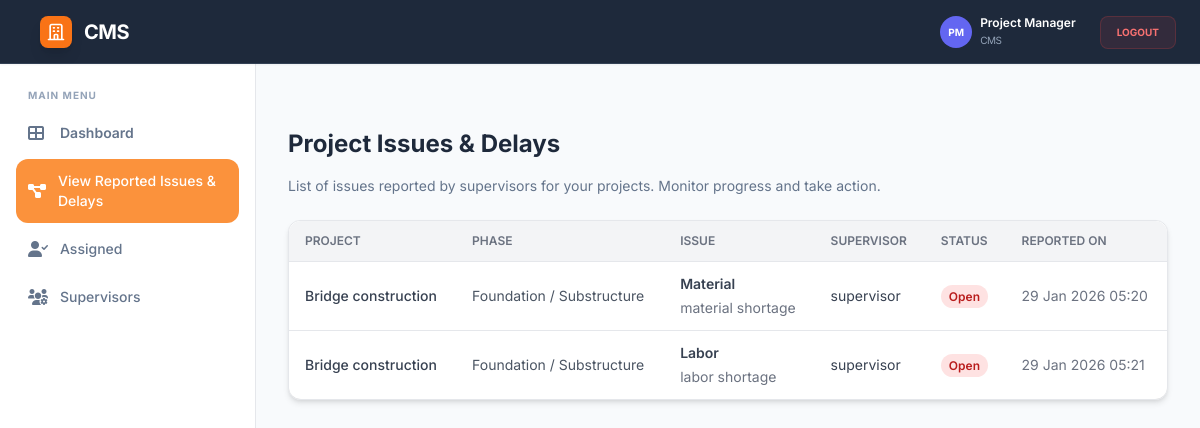
The page /construction/pm-issues/ (signed in) on the database its author committed.
### construction/models.py (models this page shows, shortened)
class Issue(models.Model):
    ISSUE_TYPES = [
        ('material', 'Material Delay'),
        ('labor', 'Labor Shortage'),
        ('safety', 'Safety Issue'),
        ('weather', 'Weather Issue'),
        ('other', 'Other'),
    ]
    project = models.ForeignKey(Project, on_delete=models.CASCADE)
    phase = models.ForeignKey(ProjectPhase, on_delete=models.CASCADE)
    reported_by = models.ForeignKey(User, on_delete=models.CASCADE)
    issue_type = models.CharField(max_length=20, choices=ISSUE_TYPES)
    description = models.TextField()
    is_resolved = models.BooleanField(default=False)
    created_at = models.DateTimeField(auto_now_add=True)

class Project(models.Model):
    name = models.CharField(max_length=200)
    created_by = models.ForeignKey(
        User,
        on_delete=models.SET_NULL,
        null=True,
        related_name='created_projects'
    )
    manager = models.ForeignKey(
        User,
        on_delete=models.PROTECT,
        related_name='managed_projects',
        limit_choices_to={'role__name': 'Project Manager'}
    )
    start_date = models.DateField()
    end_date = models.DateField()
    budget = models.DecimalField(max_digits=15, decimal_places=2)
    is_active = models.BooleanField(default=True)
    created_at = models.DateTimeField(auto_now_add=True)

class ProjectPhase(models.Model):
    project = models.ForeignKey(
        Project,
        on_delete=models.CASCADE,
        related_name='phases'
    )
    phase_name = models.CharField(max_length=100)
    progress = models.PositiveIntegerField(
        default=0,
        validators=[
            MinValueValidator(0),
            MaxValueValidator(100)
        ]
    )
    expected_end = models.DateField()
    actual_end = models.DateField(null=True, blank=True)

### accounts/models.py (models this page shows)
class User(AbstractUser):
    role = models.ForeignKey(
        Role,
        on_delete=models.PROTECT,
        null=True,
        blank=True
    )
    created_by = models.ForeignKey(
        'self',
        null=True,
        blank=True,
        on_delete=models.SET_NULL,
        related_name='created_users'
    )
    created_at = models.DateTimeField(auto_now_add=True)

### construction/views.py (the view)
# urls.py: path('pm-issues/',views.pm_issues,name='pm_issues'),
@login_required
@user_passes_test(is_pm)
def pm_issues(request):
    issues = Issue.objects.filter(
        project__manager=request.user
    ).select_related('phase', 'project', 'reported_by')
    delayed_phases = ProjectPhase.objects.filter(
        project__manager=request.user,
        expected_end__lt=timezone.now(),
        actual_end__isnull=True
    ).select_related('project')
    return render(request, 'construction/pm_issues.html', {
        'issues': issues,
        'delayed_phases': delayed_phases
    })

### construction/views.py (called while the page is built)
def is_pm(user):
    return user.role and user.role.name == 'Project Manager'

### construction/templates/construction/pm_issues.html (shortened to what this page needs)
{% extends "construction/pm_dashboard.html" %}
{% block content %}
<div class="mt-8">
    <h2 class="text-2xl font-bold text-slate-800 mb-4">Project Issues & Delays</h2>
    <p class="text-sm text-slate-500 mb-6">
        List of issues reported by supervisors for your projects. Monitor progress and take action.
    </p>
    <div class="overflow-x-auto bg-white shadow-md rounded-xl border border-gray-200">
        <table class="min-w-full divide-y divide-gray-200 bg-white shadow-md rounded-xl overflow-hidden">
    <thead class="bg-gray-100">
        <tr>
            <th class="px-4 py-3 text-left text-xs font-semibold uppercase text-gray-500">Project</th>
            <th class="px-4 py-3 text-left text-xs font-semibold uppercase text-gray-500">Phase</th>
            <th class="px-4 py-3 text-left text-xs font-semibold uppercase text-gray-500">Issue</th>
            <th class="px-4 py-3 text-left text-xs font-semibold uppercase text-gray-500">Supervisor</th>
            <th class="px-4 py-3 text-left text-xs font-semibold uppercase text-gray-500">Status</th>
            <th class="px-4 py-3 text-left text-xs font-semibold uppercase text-gray-500">Reported On</th>
        </tr>
    </thead>
    <tbody class="divide-y divide-gray-200">
        {% for issue in issues %}
        <tr class="hover:bg-gray-50">
            <td class="px-4 py-3 text-sm font-medium text-gray-700">{{ issue.project.name }}</td>
            <td class="px-4 py-3 text-sm text-gray-600">{{ issue.phase.phase_name }}</td>
            <td class="px-4 py-3 text-sm text-gray-700">
                <div class="font-semibold">{{ issue.get_issue_type_display }}</div>
                <div class="text-gray-500 mt-1">{{ issue.description }}</div>
            </td>
            <td class="px-4 py-3 text-sm text-gray-700">{{ issue.reported_by.username }}</td>
            <td class="px-4 py-3 text-sm font-semibold">
                {% if issue.is_resolved %}
                    <span class="px-2 py-1 bg-green-100 text-green-700 rounded-full text-xs">Resolved</span>
                {% else %}
                    <span class="px-2 py-1 bg-red-100 text-red-700 rounded-full text-xs">Open</span>
                {% endif %}
            </td>
            <td class="px-4 py-3 text-sm text-gray-500">{{ issue.created_at|date:"d M Y H:i" }}</td>
        </tr>
        {% empty %}
        <tr>
            <td colspan="6" class="px-4 py-4 text-center text-gray-400">No issues reported yet.</td>
        </tr>
        {% endfor %}
    </tbody>
</table>
    </div>
</div>
{% endblock %}

### construction/templates/construction/pm_dashboard.html (style rules this page uses)
body { font-family: "Inter", sans-serif; overflow: hidden; }

### rows shown on the page
Issue: project.name "Bridge construction", phase.phase_name "Foundation / Substructure", issue_type "Material", description "material shortage", reported_by.username "supervisor", is_resolved "Open", created_at "29 Jan 2026 05:20"
Issue: project.name "Bridge construction", phase.phase_name "Foundation / Substructure", issue_type "Labor", description "labor shortage", reported_by.username "supervisor", is_resolved "Open", created_at "29 Jan 2026 05:21"
